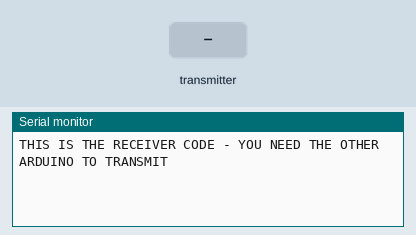
Recording of a sketch running on a simulated Arduino Uno, built with avr-gcc and run on an emulated ATmega328P. Parts: the last lines printed to the serial monitor. Inputs (shaded band) come from the test bench. No radio packets arrive unless stated.

Above: at 1.2 s.
1.3 s: the transmitter starts sending data.0 = 0
At 1.37 s:
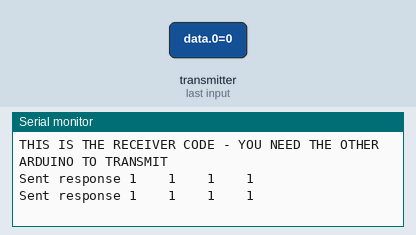
3.2 s: the transmitter starts sending data.1 = 0
6.2 s: the transmitter starts sending data.2 = 64
At 6.32 s:
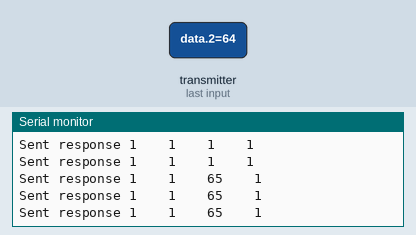
9.2 s: the transmitter starts sending data.3 = 64
At 9.37 s:
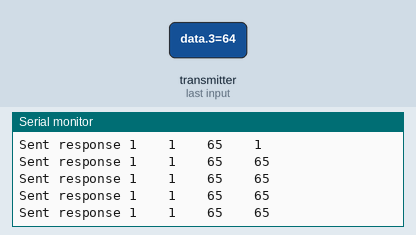
12.2 s: the transmitter starts sending data.0 = 64
At 12.37 s:
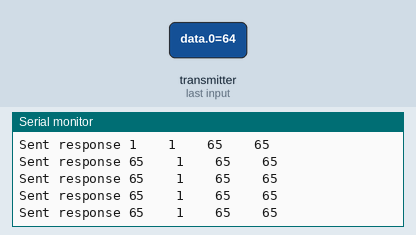
15.2 s: the transmitter starts sending data.1 = 64
At 15.37 s:
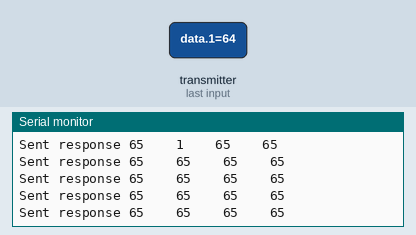

Measured:
- after the input at 1.3 s, the serial monitor: prints a new line at once (image 1)
- after the input at 6.2 s, the serial monitor: prints a new line at once (image 2)
- after the input at 9.2 s, the serial monitor: prints a new line at once (image 3)
- after the input at 12.2 s, the serial monitor: prints a new line at once (image 4)
- after the input at 15.2 s, the serial monitor: prints a new line at once (image 5)

The sketch:

rf_test_node0.ino
```cpp
#include "Arduino.h"
#include <SPI.h>
#include <RF24.h>

// This is just the way the RF24 library works:
// Hardware configuration: Set up nRF24L01 radio on SPI bus (pins 10, 11, 12, 13) plus pins 7 & 8
RF24 radio(9, 10);

byte addresses[][6] = {"1Node","2Node"};

// -----------------------------------------------------------------------------
// SETUP   SETUP   SETUP   SETUP   SETUP   SETUP   SETUP   SETUP   SETUP
// -----------------------------------------------------------------------------
void setup() {
  Serial.begin(9600);
  Serial.println("THIS IS THE RECEIVER CODE - YOU NEED THE OTHER ARDUINO TO TRANSMIT");

  // Initiate the radio object
  radio.begin();

  // Set the transmit power to lowest available to prevent power supply related issues
  radio.setPALevel(RF24_PA_MAX);

  // Set the speed of the transmission to the quickest available
  radio.setDataRate(RF24_2MBPS);

  // Use a channel unlikely to be used by Wifi, Microwave ovens etc
  radio.setChannel(124);

  // Open a writing and reading pipe on each radio, with opposite addresses
  radio.openWritingPipe(addresses[0]);
  radio.openReadingPipe(1, addresses[1]);

  // Start the radio listening for data
  radio.startListening();
}

// -----------------------------------------------------------------------------
// We are LISTENING on this device only (although we do transmit a response)
// -----------------------------------------------------------------------------
void loop() {

  // This is what we receive from the other device (the transmitter)
   byte data[4];

  // Is there any data for us to get?
  if ( radio.available()) {

    // Go and read the data and put it into that variable
    while (radio.available()) {
      radio.read( &data, sizeof(data));
    }

    // No more data to get so send it back but add 1 first just for kicks
    // First, stop listening so we can talk
    radio.stopListening();
    data[0]++;
    data[1]++;
    data[2]++;
    data[3]++;
    radio.write( &data, sizeof(data) );

    // Now, resume listening so we catch the next packets.
    radio.startListening();

    // Tell the user what we sent back (the random numer + 1)
    Serial.print("Sent response ");
    Serial.print(data[0]);
    Serial.print("    ");
    Serial.print(data[1]);
    Serial.print("    ");
    Serial.print(data[2]);
    Serial.print("    ");
    Serial.println(data[3]);
  }
}
```
